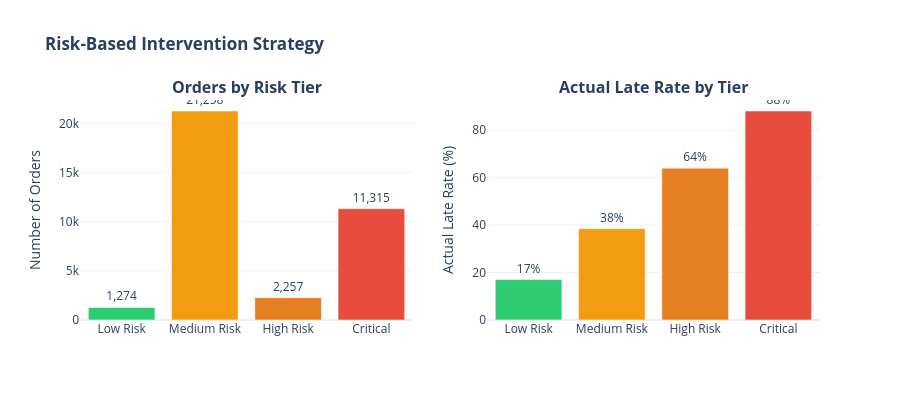

The code cell stored with this chart in its notebook:
### Code cell
# Visualize risk tiers
fig = make_subplots(
    rows=1, cols=2,
    specs=[[{"type": "bar"}, {"type": "bar"}]],
    subplot_titles=('<b>Orders by Risk Tier</b>', '<b>Actual Late Rate by Tier</b>')
)

tier_colors = {'Low Risk': '#2ecc71', 'Medium Risk': '#f39c12',
               'High Risk': '#e67e22', 'Critical': '#e74c3c'}

tiers_ordered = ['Low Risk', 'Medium Risk', 'High Risk', 'Critical']
tier_stats_ordered = tier_stats.reindex(tiers_ordered).dropna()

# Orders by tier
fig.add_trace(
    go.Bar(
        x=tier_stats_ordered.index,
        y=tier_stats_ordered['count'],
        marker_color=[tier_colors.get(t, '#7f8c8d') for t in tier_stats_ordered.index],
        text=[f"{int(v):,}" for v in tier_stats_ordered['count']],
        textposition='outside'
    ),
    row=1, col=1
)

# Late rate by tier
fig.add_trace(
    go.Bar(
        x=tier_stats_ordered.index,
        y=tier_stats_ordered['late_rate'],
        marker_color=[tier_colors.get(t, '#7f8c8d') for t in tier_stats_ordered.index],
        text=[f"{v:.0f}%" for v in tier_stats_ordered['late_rate']],
        textposition='outside'
    ),
    row=1, col=2
)

fig.update_layout(
    height=400,
    title='<b>Risk-Based Intervention Strategy</b>',
    showlegend=False
)
fig.update_yaxes(title_text='Number of Orders', row=1, col=1)
fig.update_yaxes(title_text='Actual Late Rate (%)', row=1, col=2)
fig.show()

### Figure 1 — Plotly figure (JSON) as saved in the notebook; plotly's stock layout.template omitted (floating-point values rounded to 4 significant figures)
{"data": [{"marker": {"color": ["#2ecc71", "#f39c12", "#e67e22", "#e74c3c"]}, "text": ["1,274", "21,258", "2,257", "11,315"], "textposition": "outside", "type": "bar", "x": ["Low Risk", "Medium Risk", "High Risk", "Critical"], "xaxis": "x", "y": [1274, 21258, 2257, 11315], "yaxis": "y"}, {"marker": {"color": ["#2ecc71", "#f39c12", "#e67e22", "#e74c3c"]}, "text": ["17%", "38%", "64%", "88%"], "textposition": "outside", "type": "bar", "x": ["Low Risk", "Medium Risk", "High Risk", "Critical"], "xaxis": "x2", "y": [17.03, 38.47, 63.89, 88.02], "yaxis": "y2"}], "layout": {"annotations": [{"font": {"size": 16}, "showarrow": false, "text": "<b>Orders by Risk Tier</b>", "x": 0.225, "xanchor": "center", "xref": "paper", "y": 1, "yanchor": "bottom", "yref": "paper"}, {"font": {"size": 16}, "showarrow": false, "text": "<b>Actual Late Rate by Tier</b>", "x": 0.775, "xanchor": "center", "xref": "paper", "y": 1, "yanchor": "bottom", "yref": "paper"}], "height": 400, "showlegend": false, "title": {"text": "<b>Risk-Based Intervention Strategy</b>"}, "xaxis": {"anchor": "y", "domain": [0, 0.45]}, "xaxis2": {"anchor": "y2", "domain": [0.55, 1]}, "yaxis": {"anchor": "x", "domain": [0, 1], "title": {"text": "Number of Orders"}}, "yaxis2": {"anchor": "x2", "domain": [0, 1], "title": {"text": "Actual Late Rate (%)"}}}}
